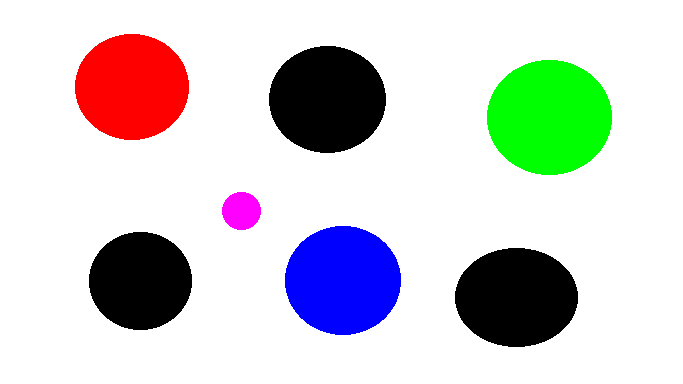
#> input picture aula 9/sol/img/art.png, 683 x 384 px
$ python main.py
#> lines starting #> are read from the running program, lines starting #| are printed output that depends on the picture; after the words box and inside, x2 and y2 are one past the last pixel; in counts of white or black regions, pixels touching at a corner belong together
import numpy as np
import cv2 as cv
from collections import defaultdict

if __name__ == "__main__":

    # Carrega a imagem, transforma em B&W e extrai os contornos
    img = cv.imread("img/art.png")
#> img is the input picture: shape (384, 683, 3); mean B, G, R 208.2, 208.4, 207.8

    gray = cv.cvtColor(img, cv.COLOR_BGR2GRAY)
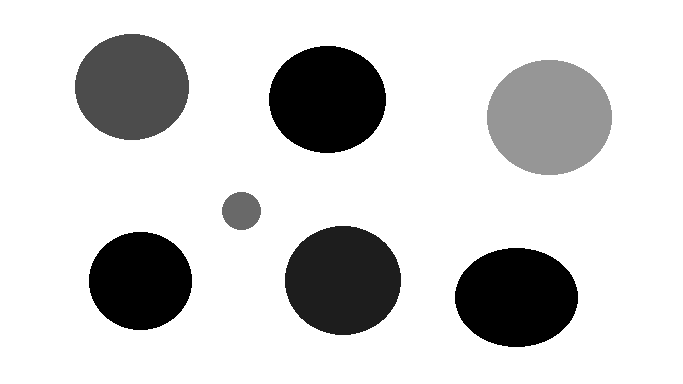
#> gray: shape (384, 683); min 0, max 255, mean 208.2

    # <200 -> dark | >200 -> white
    _, th = cv.threshold(gray, 200, 255, cv.THRESH_BINARY_INV)
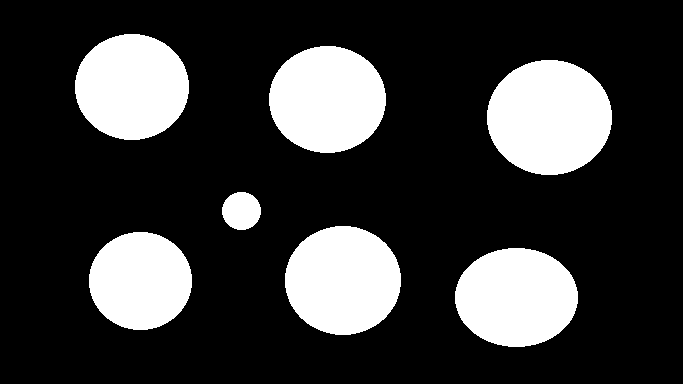
#> th: shape (384, 683); 22.6% white; 7 white regions

    cv.imwrite("img/art_th.jpg", th)

    # extrai contornos da imagem
    contours, hierarchy = cv.findContours(
        th,
        cv.RETR_EXTERNAL,
        cv.CHAIN_APPROX_SIMPLE
    )
#> contours = 7 contours; box (x1, y1, x2, y2) and area: (487, 60, 612, 175) 11115, (285, 226, 401, 335) 9770, (269, 46, 386, 153) 9673, (455, 248, 578, 347) 9400, (75, 34, 189, 140) 9331, (89, 232, 192, 330) 7792, (222, 192, 261, 230) 1108

    drawn = cv.drawContours(img.copy(), contours, -1, (100,100,0), 10)
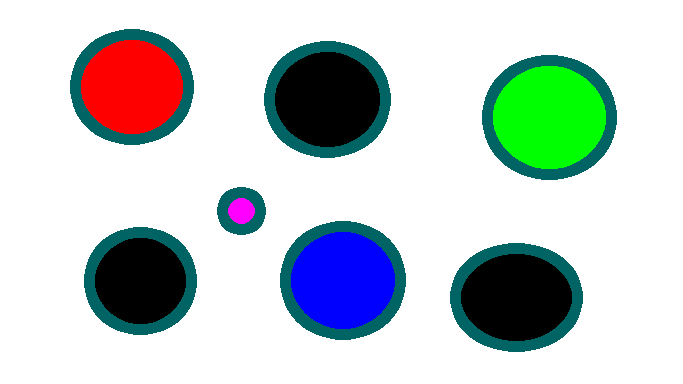
#> drawn: shape (384, 683, 3); mean B, G, R 203.3, 204, 193.4

    cv.imwrite("img/art_contour.jpg", drawn)

    art_contour = cv.imread("img/art_contour.jpg")

    print(f"Encontrados {len(contours)} contornos na imagem.")
#| Encontrados 7 contornos na imagem.

    # Geometria Analitica: x_m = sum_x / N, y_m = sum_y / N
    # Para cada contorno, calcular o ponto médio (Xmedio = sum_x/N, Ymedio = sum_y/N) e armazenar em uma lista
    medium_points_contours = []

    for contour in contours:
        sum_x = 0
        sum_y = 0
        n = len(contour)

        # Percorre cada ponto do contorno, aumentando a soma das coordenadas X e Y
        for point in contour:
            x, y = point[0]
            sum_x += x
            sum_y += y

        # Calcula as médias (Xmedio e Ymedio)
        x_medio = int(sum_x / n)
        y_medio = int(sum_y / n)

        medium_points_contours.append((x_medio, y_medio))
#> this loop made 7 passes
#> (n, x_medio, y_medio) on passes 1 to 7: (152, 516, 297), (144, 140, 280), (168, 342, 279), (56, 241, 210), (168, 549, 116), (168, 327, 99), (152, 131, 86)
#> after the loop, medium_points_contours = [(516, 297), (140, 280), (342, 279), (241, 210), (549, 116), (327, 99), (131, 86)]

    print(f"Contorno com {n} pontos -> Centro: ({x_medio}, {y_medio})")
#| Contorno com 152 pontos -> Centro: (131, 86)

    print(f'Centros dos contornos: {medium_points_contours}')
#| Centros dos contornos: [(516, 297), (140, 280), (342, 279), (241, 210), (549, 116), (327, 99), (131, 86)]

    # Desenha um circulo nos pontos médios dos contornos

    img_with_centers = art_contour.copy()

    for x_medio, y_medio in medium_points_contours:
        cv.circle(img_with_centers, (x_medio, y_medio), 5, (100, 100, 100), -1)
#> this loop made 7 passes
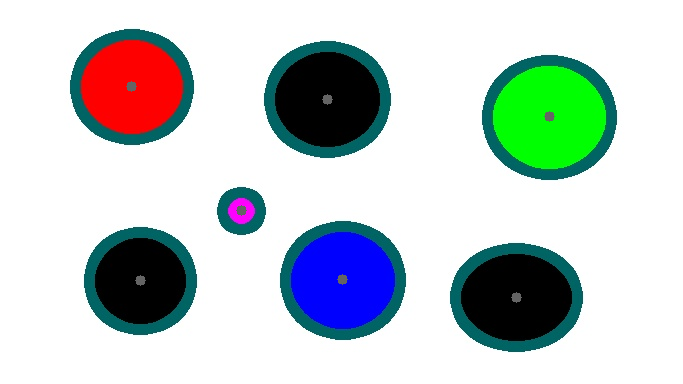
#> img_with_centers: shape (384, 683, 3); mean B, G, R 203.2, 204, 193.6

    cv.imwrite("img/art_contour_with_centers.jpg", img_with_centers)

    # Comparar as cores dos pontos médios dos contornos para encontrar os mais semelhantes e os mais diferentes

    similar = defaultdict(set)
    similar_colors_used = set()
    different = defaultdict(set)

    for i, (x_medio, y_medio) in enumerate(medium_points_contours):
        for j, (x_medio2, y_medio2) in enumerate(medium_points_contours):
            if j > i:
                color1 = tuple(int(x) for x in art_contour[y_medio, x_medio])
                color2 = tuple(int(x) for x in art_contour[y_medio2, x_medio2])

                # diferença entre as cores usando a distância dos pixels
                dist = np.sqrt(
                    (int(color1[0]) - int(color2[0]))**2
                    + (int(color1[1]) - int(color2[1]))**2
                    + (int(color1[2]) - int(color2[2]))**2)

                print(f'Colors: {color1} vs {color2}')
                print(f'Distance: {dist}')

                # Considera os pontos medios com cores semelhantes
                # se a distância entre as cores desses pontos for menor ou igual a 30
                if dist <= 30:
                    avg_color = (
                        (int(color1[0]) + int(color2[0])) // 2,
                        (int(color1[1]) + int(color2[1])) // 2,
                        (int(color1[2]) + int(color2[2])) // 2
                    )
                    similar[avg_color].add((x_medio, y_medio))
                    similar[avg_color].add((x_medio2, y_medio2))
                    similar_colors_used.add(color1)
                    similar_colors_used.add(color2)
                else:
                    different[color1].add((x_medio, y_medio))
                    different[color2].add((x_medio2, y_medio2))
#> after the loop, similar_colors_used = 1 item

    # tirando as cores similares da lista de cores diferentes
    keys_to_remove = set()
    for sim_color in similar_colors_used:
        for diff_color in different:
            dist = np.sqrt(
                (sim_color[0] - diff_color[0])**2
                + (sim_color[1] - diff_color[1])**2
                + (sim_color[2] - diff_color[2])**2)
            if dist <= 30:
#> (the run stopped early here; a loop or call above may not have finished)
